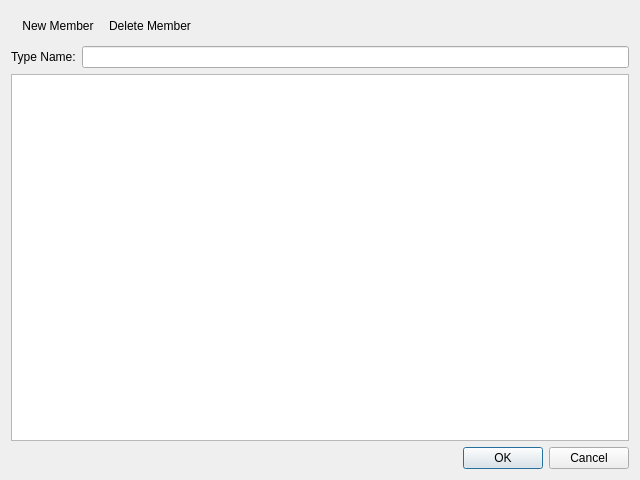
<?xml version="1.0" encoding="UTF-8"?>
<ui version="4.0">
 <class>EnumerationWindow</class>
 <widget class="QDialog" name="EnumerationWindow">
  <property name="geometry">
   <rect>
    <x>0</x>
    <y>0</y>
    <width>640</width>
    <height>480</height>
   </rect>
  </property>
  <property name="windowTitle">
   <string>Enumeration</string>
  </property>
  <layout class="QVBoxLayout" name="verticalLayout">
   <item>
    <widget class="QToolBar" name="toolBar">
     <property name="windowTitle">
      <string>toolBar</string>
     </property>
     <addaction name="actionNew_Member"/>
     <addaction name="actionDelete_Member"/>
    </widget>
   </item>
   <item>
    <layout class="QHBoxLayout" name="horizontalLayout">
     <item>
      <widget class="QLabel" name="label">
       <property name="text">
        <string>Type Name:</string>
       </property>
      </widget>
     </item>
     <item>
      <widget class="QLineEdit" name="lineEdit"/>
     </item>
    </layout>
   </item>
   <item>
    <widget class="QListWidget" name="listWidget">
     <property name="editTriggers">
      <set>QAbstractItemView::NoEditTriggers</set>
     </property>
    </widget>
   </item>
   <item>
    <widget class="QDialogButtonBox" name="buttonBox">
     <property name="standardButtons">
      <set>QDialogButtonBox::Cancel|QDialogButtonBox::Ok</set>
     </property>
    </widget>
   </item>
  </layout>
  <action name="actionNew_Member">
   <property name="icon">
    <iconset>
     <normalon>:/Media/Icons/AddUsingNamespace_6782.png</normalon>
    </iconset>
   </property>
   <property name="text">
    <string>New Member...</string>
   </property>
   <property name="shortcut">
    <string>Ctrl+N</string>
   </property>
  </action>
  <action name="actionDelete_Member">
   <property name="icon">
    <iconset>
     <normalon>:/Media/Icons/RemoveUsingNamespace_10480.png</normalon>
    </iconset>
   </property>
   <property name="text">
    <string>Delete Member</string>
   </property>
   <property name="shortcut">
    <string>Del</string>
   </property>
  </action>
  <action name="actionClose">
   <property name="text">
    <string>Close</string>
   </property>
   <property name="shortcut">
    <string>Esc</string>
   </property>
  </action>
 </widget>
 <resources/>
 <connections>
  <connection>
   <sender>buttonBox</sender>
   <signal>accepted()</signal>
   <receiver>EnumerationWindow</receiver>
   <slot>accept()</slot>
   <hints>
    <hint type="sourcelabel">
     <x>399</x>
     <y>579</y>
    </hint>
    <hint type="destinationlabel">
     <x>399</x>
     <y>299</y>
    </hint>
   </hints>
  </connection>
  <connection>
   <sender>buttonBox</sender>
   <signal>rejected()</signal>
   <receiver>EnumerationWindow</receiver>
   <slot>reject()</slot>
   <hints>
    <hint type="sourcelabel">
     <x>399</x>
     <y>579</y>
    </hint>
    <hint type="destinationlabel">
     <x>399</x>
     <y>299</y>
    </hint>
   </hints>
  </connection>
 </connections>
</ui>
